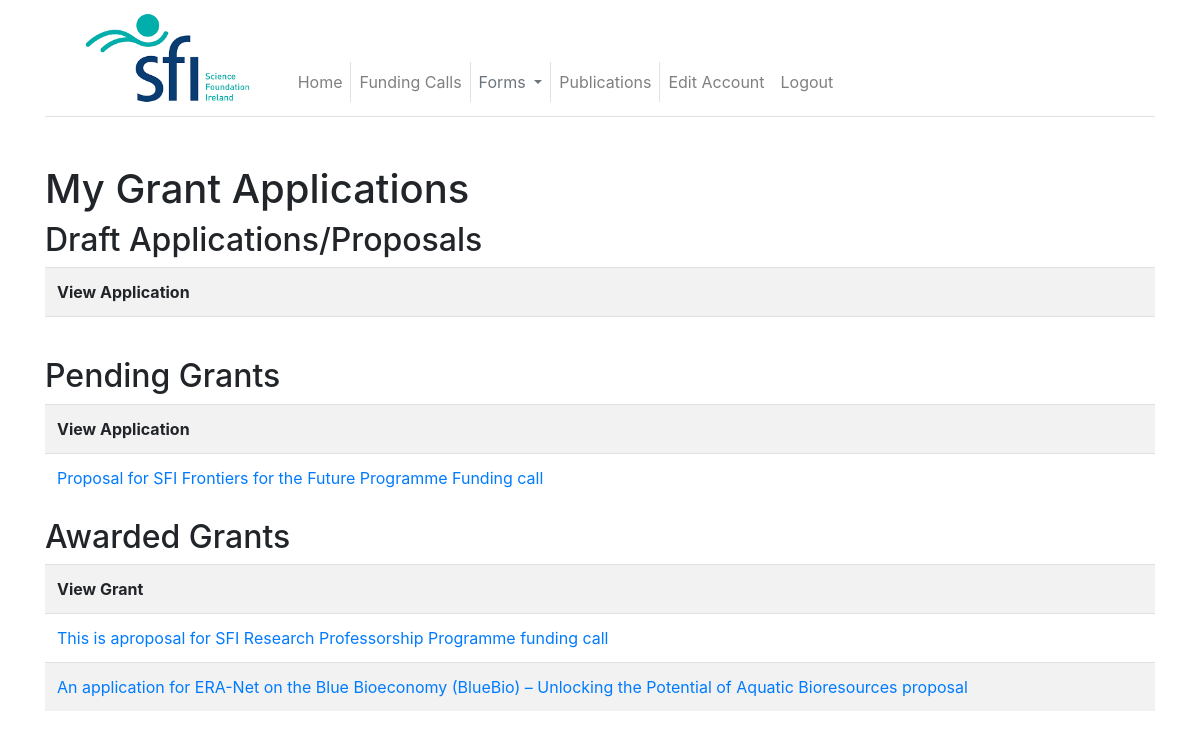
/applications (signed in), run on an earlier commit of the app's database.
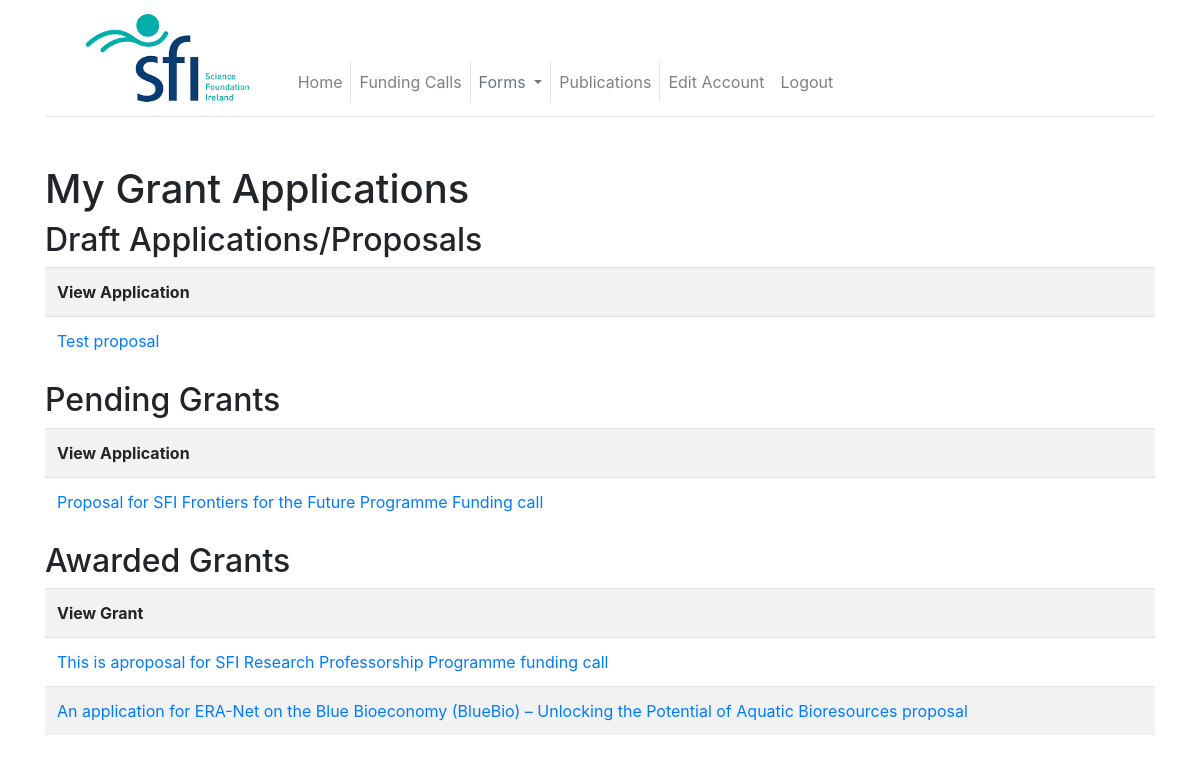
And on a later commit of the database.
### app/models.py (models this page shows, shortened)
class GrantApplications(db.Model):
    id = db.Column(db.Integer, primary_key=True)
    user_id = db.Column(db.Integer, db.ForeignKey("user.id"))
    call_id = db.Column(db.Integer, db.ForeignKey("funding_call.id"))
    title = db.Column(db.Text)
    duration = db.Column(db.Text)
    nrp = db.Column(db.Text)
    ethical_q1 = db.Column(db.String)
    ethical_q2 = db.Column(db.String)
    country = db.Column(db.Text)
    coapps = db.Column(db.Text)
    collabs = db.Column(db.Text)
    legal_align = db.Column(db.Text)
    sci_abstract = db.Column(db.Text)
    lay_abstract = db.Column(db.Text)
    is_draft = db.Column(db.Boolean, default=False)
    is_pending = db.Column(db.Boolean, default=False)
    is_awarded = db.Column(db.Boolean,default=False)
    attachment = db.relationship("GrantApplicationAttachment")

### app/routes.py (the view)
@app.route("/applications")
def view_applications():
    draft = GrantApplications.query.filter_by(user_id=current_user.id, is_draft=1).all()
    pending = GrantApplications.query.filter_by(user_id=current_user.id, is_pending=1).all()
    g = Collaborators.query.filter_by(user_id=current_user.id).all()
    grant_ids = []
    for a in g:
        grant_ids.append(a.grant_id)
    awarded = []
    for grant in grant_ids:
        q = Grants.query.filter_by(id=grant).first()
        if grant is not None and q is not None:
            awarded.append(q)
    return render_template("view_applications.html", title="MyGrants", draft=draft, pending=pending, awarded=awarded)

### app/models.py (called while the page is built)
@login.user_loader
def load_user(id):
    return User.query.get(int(id))

### app/routes.py (called while the page is built)
@app.before_request
def before_request():
    if current_user.is_authenticated:
        current_user.last_seen = datetime.utcnow()
        db.session.commit()

### app/templates/view_applications.html
{% extends "base.html" %}
{% block content %}
    <h1>My Grant Applications</h1>
    <h2>Draft Applications/Proposals</h2>
    <table class="table table-striped table-hover">
        <tr>
            <th>View Application</th>
        </tr>
        {% for d in draft %}
        <tr>
            <td>
                <a href="{{ url_for('apply', call_id=d.call_id) }}">{{ d.title }}</a>
            </td>
        </tr>
        {% endfor %}
    </table>
    <h2>Pending Grants</h2>
    <table class="table table-striped table-hover">
        <tr>
            <th>View Application</th>
        </tr>
    {% for p in pending %}
        <tr>
            <td>
            <a href="{{ url_for('view_application', grant_id=p.id) }}">{{ p.title }}</a>
            </td>
        </tr>
    {% endfor %}
    </table>
    <h2>Awarded Grants</h2>
    <table class="table table-striped table-hover">
        <tr>
            <th>View Grant</th>
        </tr>
    {% for award in awarded %}
        <tr>
            <td>
            <a href="{{ url_for('view_grant', id=award.id) }}">{{ award.title }}</a>
            </td>
        </tr>
    {% endfor %}
    </table>
{% endblock %}

What changed in the data, as far as the page shows it:
changed GrantApplications: title (not shown) → "Test proposal"
